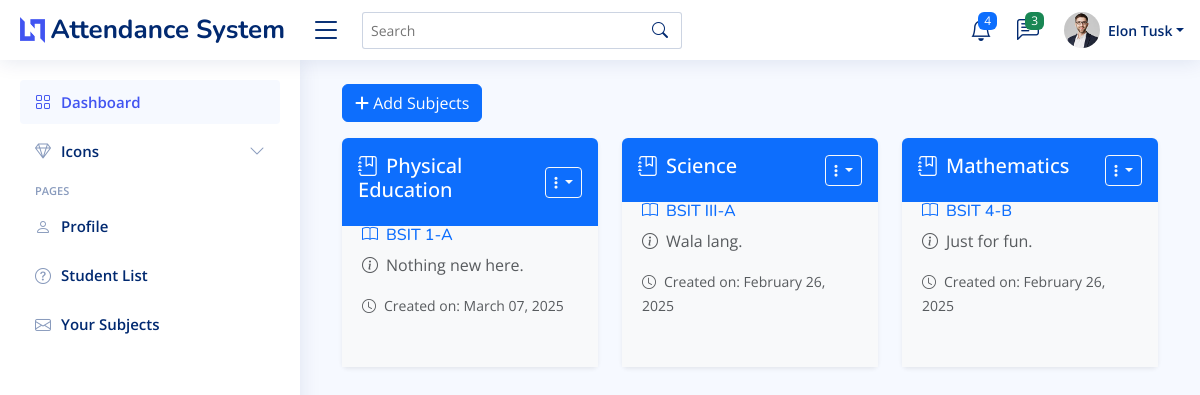
Page /teacher-subjects/ (signed in) on the committed database.
### myapp/models.py (models this page shows, shortened)
class Teacher(models.Model):
    username = models.CharField(max_length=255, unique=True)
    full_name = models.CharField(max_length=255)
    email = models.EmailField(unique=True)
    password = models.CharField(max_length=255)

class Subject(models.Model):
    name = models.CharField(max_length=100)
    description = models.TextField(blank=True, null=True)
    course_year_section = models.CharField(max_length=100, default="default_course_year_section")
    teacher = models.ForeignKey(Teacher, on_delete=models.CASCADE, related_name="subjects")
    created_at = models.DateTimeField(auto_now_add=True)

### myapp/views.py (the view)
# urls.py: path("teacher-subjects/", views.teacher_subjects, name="teacher-subjects"),
def teacher_subjects(request):
    teacher_username = request.session.get('teacher_username')
    if not request.session.get('teacher_username'):
        return redirect('teacher-login')
    teacher = Teacher.objects.get(username= teacher_username)
    subjects = Subject.objects.filter(teacher=teacher).order_by('-created_at').values()
    return render(request, 'myapp/teacher_subjects.html', {'subjects': subjects})

### myapp/templates/myapp/teacher_subjects.html (shortened to what this page needs)
{% extends 'myapp/base.html' %}
{% load static %}
{% block content %}
<main id="main" class="main">
  <div class="container mt-1">
    <button type="button" class="btn btn-primary mb-3" data-bs-toggle="modal" data-bs-target="#verticalycentered">
      <i class="fa-solid fa-plus"></i> Add Subjects
    </button>
    <div class="row">
      {% for subject in subjects %}
      <div class="col-md-4 mb-4">
        <div class="card shadow-sm border-0 rounded h-100">
          <div class="d-flex align-items-center justify-content-between p-3 text-white fw-bold bg-primary rounded-top">
            <span class="h5"><i class="bi bi-journal-bookmark me-2"></i>{{ subject.name }}</span>
            <div class="dropdown">
              <button class="btn btn-outline-light btn-sm dropdown-toggle" type="button" data-bs-toggle="dropdown">
                <i class="fas fa-ellipsis-v"></i>
              </button>
            </div>
          </div>
          <div class="card-body bg-light text-dark">
            <h6 class="text-primary"><i class="bi bi-book me-2"></i>{{ subject.course_year_section }}</h6>
            <p class="text-muted"><i class="bi bi-info-circle me-2"></i>{{ subject.description|default:"No description available." }}</p>
            <small class="text-muted"><i class="bi bi-clock me-2"></i>Created on: {{ subject.created_at|date:"F d, Y" }}</small>
          </div>
        </div>
      </div>
      {% endfor %}
    </div>
  </div>
</main>
{% endblock %}

### myapp/templates/myapp/base.html (shortened to what this page needs)
{% load static%}
<!DOCTYPE html>
<html lang="en">
<head>
    <link rel="stylesheet" href="https://cdnjs.cloudflare.com/ajax/libs/font-awesome/6.0.0-beta3/css/all.min.css" />
    <link rel="stylesheet" href="https://cdn.jsdelivr.net/npm/uikit@3.6.20/dist/css/uikit.min.css" />
    <link href="{% static 'assets/vendor/bootstrap/css/bootstrap.min.css' %}" rel="stylesheet">
    <link href="{% static 'assets/vendor/bootstrap-icons/bootstrap-icons.css' %}" rel="stylesheet">
    <link href="{% static 'assets/vendor/boxicons/css/boxicons.min.css' %}" rel="stylesheet">
    <link href="{% static 'assets/vendor/quill/quill.snow.css' %}" rel="stylesheet">
    <link href="{% static 'assets/vendor/quill/quill.bubble.css' %}" rel="stylesheet">
    <link href="{% static 'assets/vendor/remixicon/remixicon.css' %}" rel="stylesheet">
    <link href="{% static 'assets/vendor/simple-datatables/style.css' %}" rel="stylesheet">
    <link href="{% static 'assets/css/style.css' %}" rel="stylesheet">
</head>
<body>
  {% if not exclude_layout %}
  <header id="header" class="header fixed-top d-flex align-items-center">
    <div class="d-flex align-items-center justify-content-between">
      <a href="#" class="logo d-flex align-items-center">
        <img src="assets/img/logo.png" alt="">
        <span class="d-none d-lg-block">Attendance System</span>
      </a>
      <i class="bi bi-list toggle-sidebar-btn"></i>
    </div>
    <div class="search-bar">
      <form class="search-form d-flex align-items-center" method="POST" action="#">
        <input type="text" name="query" placeholder="Search" title="Enter search keyword">
        <button type="submit" title="Search"><i class="bi bi-search"></i></button>
      </form>
    </div>
    <nav class="header-nav ms-auto">
      <ul class="d-flex align-items-center">
        <li class="nav-item dropdown">
          <a class="nav-link nav-icon" href="#" data-bs-toggle="dropdown">
            <i class="bi bi-bell"></i>
            <span class="badge bg-primary badge-number">4</span>
          </a>
        </li>
        <li class="nav-item dropdown">
          <a class="nav-link nav-icon" href="#" data-bs-toggle="dropdown">
            <i class="bi bi-chat-left-text"></i>
            <span class="badge bg-success badge-number">3</span>
          </a>
        </li>
        <li class="nav-item dropdown pe-3">
          <a class="nav-link nav-profile d-flex align-items-center pe-0" href="#" data-bs-toggle="dropdown">
            <img src="{% static 'assets/img/profile-img.jpg' %}" alt="Profile" class="rounded-circle">
            <span class="d-none d-md-block dropdown-toggle ps-2">{{ request.session.teacher_name}}</span>
          </a>
        </li>
      </ul>
    </nav>
  </header>
  <aside id="sidebar" class="sidebar">
    <ul class="sidebar-nav" id="sidebar-nav">
      <li class="nav-item">
        <a class="nav-link " href="{% url 'teacher-dashboard' %}">
          <i class="bi bi-grid"></i>
          <span>Dashboard</span>
        </a>
      </li>
      <li class="nav-item">
        <a class="nav-link collapsed" data-bs-target="#icons-nav" data-bs-toggle="collapse" href="#">
          <i class="bi bi-gem"></i><span>Icons</span><i class="bi bi-chevron-down ms-auto"></i>
        </a>
      </li>
      <li class="nav-heading">Pages</li>
      <li class="nav-item">
        <a class="nav-link collapsed" href="{% url 'teacher-profile' %}">
          <i class="bi bi-person"></i>
          <span>Profile</span>
        </a>
      </li>
      <li class="nav-item">
        <a class="nav-link collapsed" href="{% url 'student-list'%}">
          <i class="bi bi-question-circle"></i>
          <span>Student List</span>
        </a>
      </li>
      <li class="nav-item">
        <a class="nav-link collapsed" href="{% url 'teacher-subjects' %}">
          <i class="bi bi-envelope"></i>
          <span>Your Subjects</span>
        </a>
      </li>
    </ul>
  </aside>
  {% endif %}
        {% block content %}
        {% endblock %}
</body>
</html>

### static/assets/css/style.css (style rules this page uses)
:root { scroll-behavior: smooth; }
body { font-family: "Open Sans", sans-serif; background: #f6f9ff; color: #444444; }
a { color: #4154f1; text-decoration: none; }
h1, h2, h3, h4, h5, h6 { font-family: "Nunito", sans-serif; }
#main { margin-top: 60px; padding: 20px 30px; transition: all 0.3s; }
.card { margin-bottom: 30px; border: none; border-radius: 5px; box-shadow: 0px 0 30px rgba(1, 41, 112, 0.1); }
.card-body { padding: 0 20px 20px 20px; }
.logo { line-height: 1; }
@media (min-width: 1200px) { .logo { width: 280px; } }
.logo img { max-height: 26px; margin-right: 6px; }
.logo span { font-size: 26px; font-weight: 700; color: #012970; font-family: "Nunito", sans-serif; }
.header { transition: all 0.5s; z-index: 997; height: 60px; box-shadow: 0px 2px 20px rgba(1, 41, 112, 0.1); background-color: #fff; padding-left: 20px; }
.header .toggle-sidebar-btn { font-size: 32px; padding-left: 10px; cursor: pointer; color: #012970; }
.header .search-bar { min-width: 360px; padding: 0 20px; }
.header .search-form { width: 100%; }
.header .search-form input { border: 0; font-size: 14px; color: #012970; border: 1px solid rgba(1, 41, 112, 0.2); padding: 7px 38px 7px 8px; border-radius: 3px; transition: 0.3s; width: 100%; }
.header .search-form button { border: 0; padding: 0; margin-left: -30px; background: none; }
.header .search-form button i { color: #012970; }
.header-nav ul { list-style: none; }
.header-nav>ul { margin: 0; padding: 0; }
.header-nav .nav-icon { font-size: 22px; color: #012970; margin-right: 25px; position: relative; }
.header-nav .nav-profile { color: #012970; }
.header-nav .nav-profile img { max-height: 36px; }
.header-nav .nav-profile span { font-size: 14px; font-weight: 600; }
.header-nav .badge-number { position: absolute; inset: -2px -5px auto auto; font-weight: normal; font-size: 12px; padding: 3px 6px; }
.sidebar { position: fixed; top: 60px; left: 0; bottom: 0; width: 300px; z-index: 996; transition: all 0.3s; padding: 20px; overflow-y: auto; scrollbar-width: thin; scrollbar-color: #aab7cf transparent; box-shadow: 0px 0px 20px rgba(1, 41, 112, 0.1); background-color: #fff; }
@media (min-width: 1200px) { #main, #footer { margin-left: 300px; } }
.sidebar-nav { padding: 0; margin: 0; list-style: none; }
.sidebar-nav li { padding: 0; margin: 0; list-style: none; }
.sidebar-nav .nav-item { margin-bottom: 5px; }
.sidebar-nav .nav-heading { font-size: 11px; text-transform: uppercase; color: #899bbd; font-weight: 600; margin: 10px 0 5px 15px; }
.sidebar-nav .nav-link { display: flex; align-items: center; font-size: 15px; font-weight: 600; color: #4154f1; transition: 0.3; background: #f6f9ff; padding: 10px 15px; border-radius: 4px; }
.sidebar-nav .nav-link i { font-size: 16px; margin-right: 10px; color: #4154f1; }
.sidebar-nav .nav-link.collapsed { color: #012970; background: #fff; }
.sidebar-nav .nav-link.collapsed i { color: #899bbd; }
.sidebar-nav .nav-link .bi-chevron-down { margin-right: 0; transition: transform 0.2s ease-in-out; }

### rows in the picture
Teacher: session.teacher_name "Elon Tusk"
Subject: name "Physical Education", course_year_section "BSIT 1-A", description "Nothing new here.", created_at "March 07, 2025"
Subject: name "Science", course_year_section "BSIT III-A", description "Wala lang.", created_at "February 26, 2025"
Subject: name "Mathematics", course_year_section "BSIT 4-B", description "Just for fun.", created_at "February 26, 2025"
